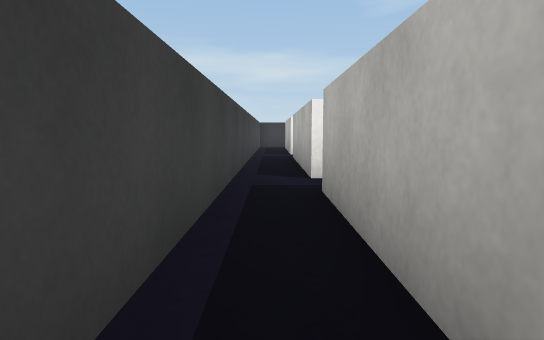
[1] (above)

13 first-person views from a walk through a 3-D level made in the Unity game engine. The camera is 0.58 m above the floor, tilts 6° down and sees 75° across. The floor is counted in squares, 1 m on a side. Each view is taken from the middle of a square. On the plan, view 1 faces up. The plan holds only what a view shows up to about 10 squares ahead; the rest is blank. The place goes on beyond the plan. Surface patterns are stand-ins for the level's own textures.

[2]
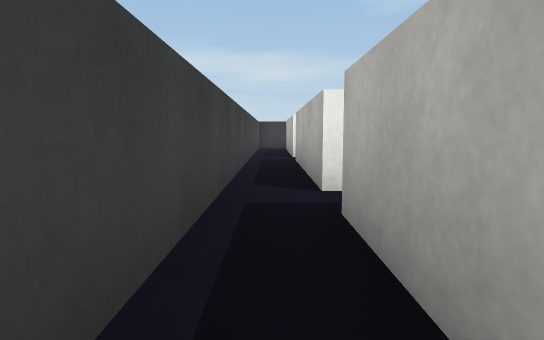

[3]
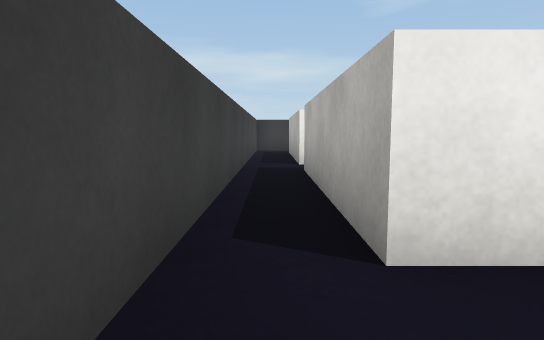

[4]
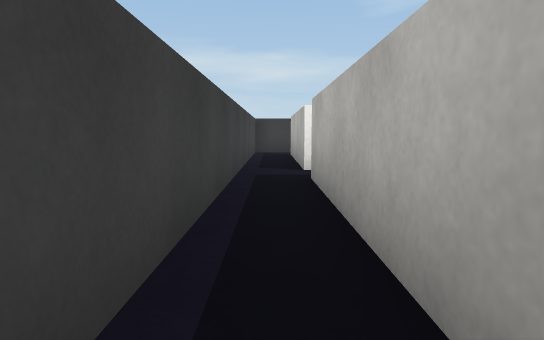

[5]
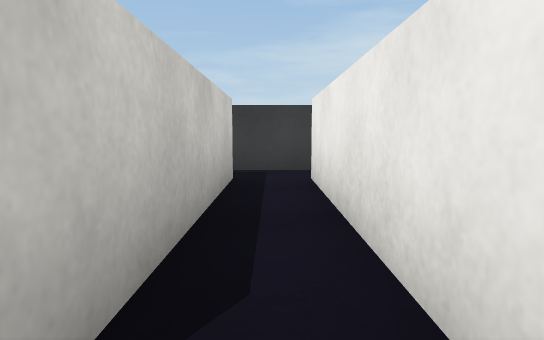

[6]
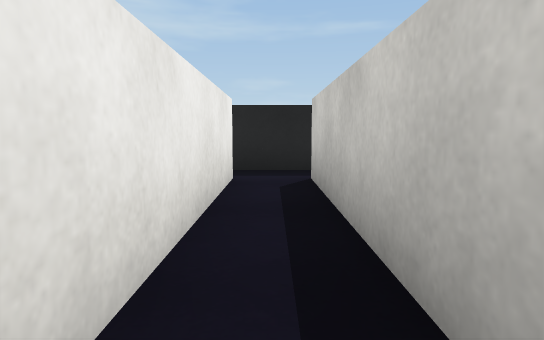

[7]
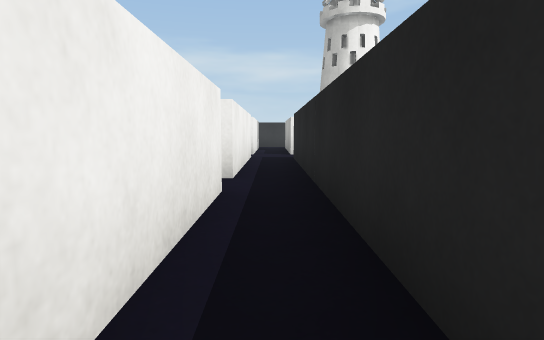

[8]
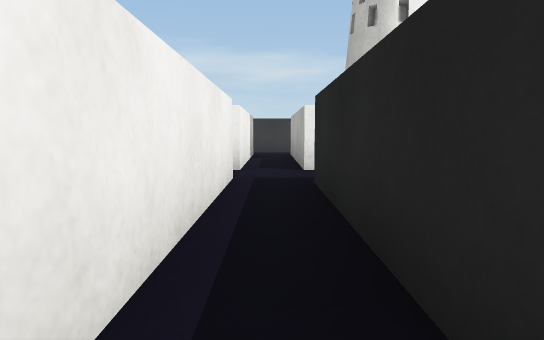

[9]
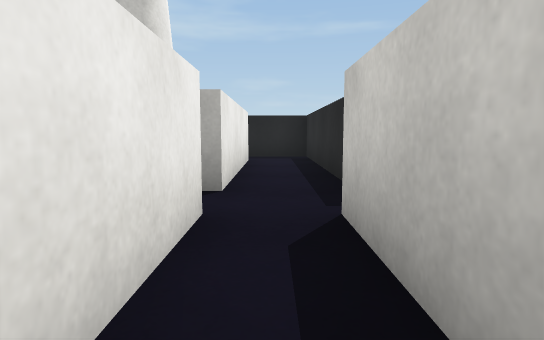

[10]
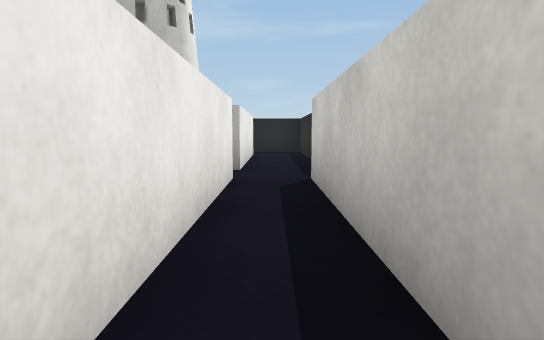

[11]
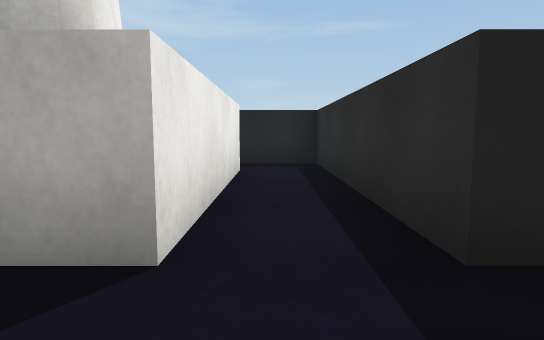

[12]
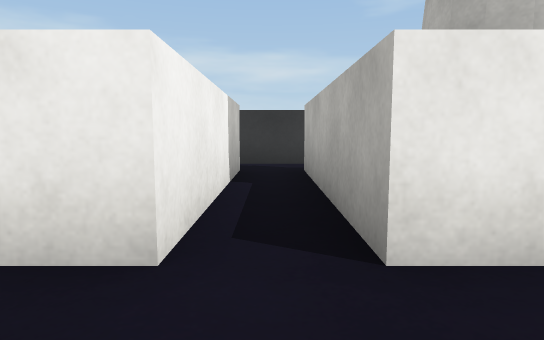

[13]
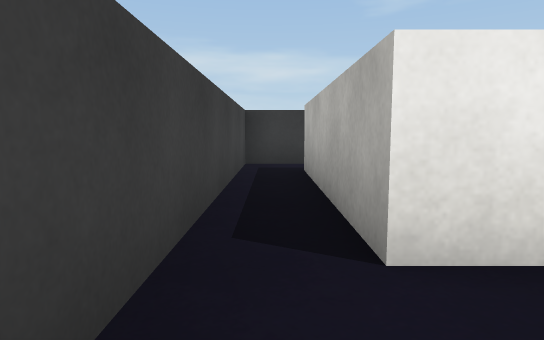

### Floor plan
Points are (right, up) in squares from view 1. A wall is a line through its corners. A room is listed if a view was taken in it or the views show most of it. See-through windows are left out.
Room 1 (views 1, 2, 3, 4, 6)
walls: (-0.5, 4.5) (-0.5, 0.5); (0.5, 0.5) (0.5, 3.5) (4.5, 3.5); (4.5, 4.5) (0.5, 4.5)
ways out: opening at (4, 4) to room 2; opening at (0, 5) to room 3; opening at (0, 0)
Room 2 (views 5, 7, 8)
walls: (4.5, 3.5) (4.5, 0.5); (5.5, 0.5) (5.5, 4.4)
ways out: opening at (4, 4) to room 1; opening at (5, 5) to room 4; opening at (5, 0)
Room 3 (views 9, 10, 11, 13)
walls: (4.5, 9.5) (0.5, 9.5) (0.5, 13.5); (0.5, 4.5) (0.5, 8.5) (4.5, 8.5); (-0.5, 13.5) (-0.5, 4.5)
ways out: opening at (0, 5) to room 1; opening at (4, 9) to room 4
Room 4 (view 12)
walls: (4.5, 8.5) (4.5, 4.5); (9.5, 9.5) (5.5, 9.5) (5.5, 13.5); (5.5, 4.4) (5.5, 8.1) (9.5, 8.1); (4.5, 13.5) (4.5, 9.5)
ways out: opening at (5, 5) to room 2; opening at (4, 9) to room 3; opening at (9, 9)

Where each view was taken, in squares from view 1:
view 1: 0 up, 0 right, facing up
view 2: 1 up, 0 right, facing up
view 3: 3 up, 0 right, facing up
view 4: 4 up, 0 right, facing up
view 5: 4 up, 5 right, facing left
view 6: 4 up, 0 right, facing right
view 7: 0 up, 5 right, facing up
view 8: 4 up, 5 right, facing up
view 9: 9 up, 2 right, facing right
view 10: 9 up, 0 right, facing right
view 11: 9 up, 4 right, facing right
view 12: 8 up, 5 right, facing up
view 13: 8 up, 0 right, facing up
